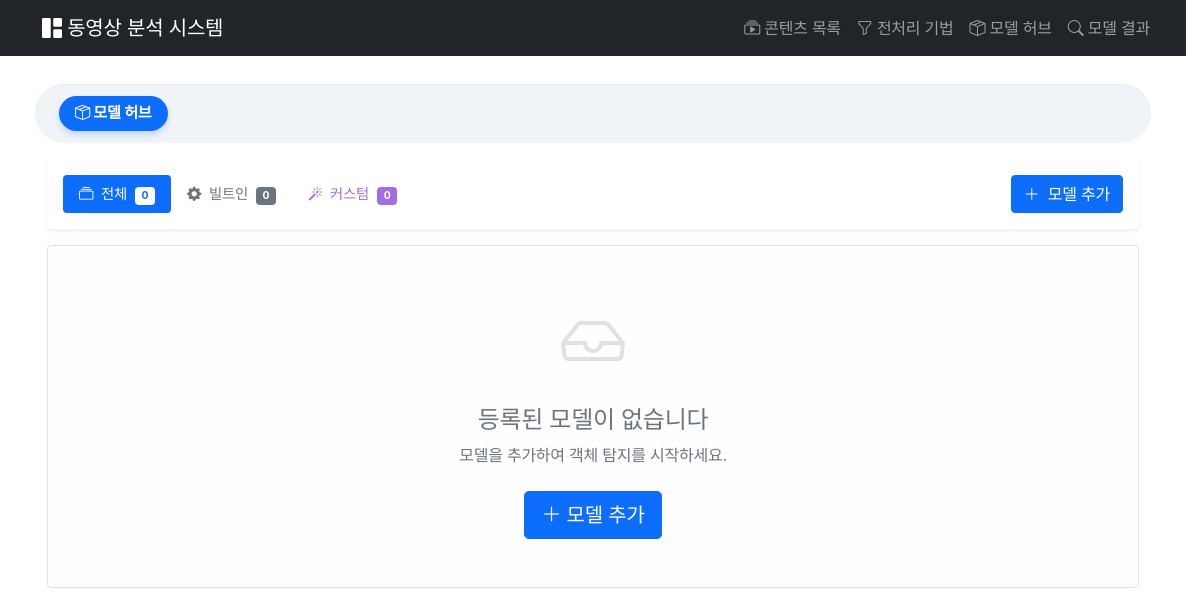
The page /modelhub/ on the database as committed earlier.
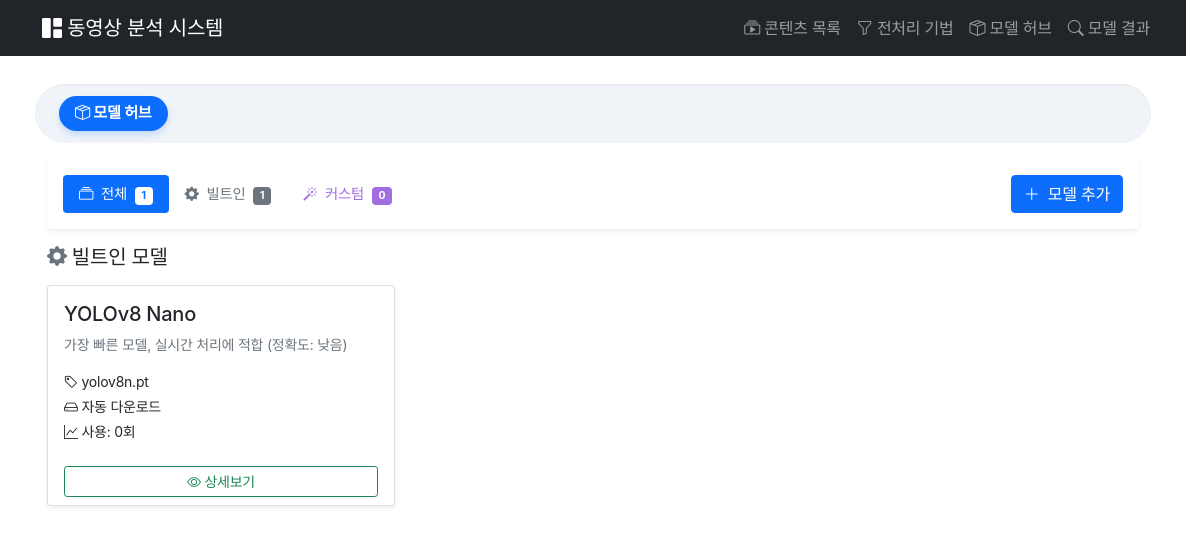
The same page on the database as committed later.
### modelhub/models.py (models this page shows, shortened)
class BaseModel(models.Model):
    name = models.CharField(max_length=200, verbose_name="모델 이름")
    display_name = models.CharField(max_length=200, verbose_name="표시 이름")
    description = models.TextField(blank=True, verbose_name="설명")
    model_type = models.CharField(
        max_length=50, default="yolo", verbose_name="모델 타입"
    )
    version = models.CharField(max_length=50, blank=True, verbose_name="버전")
    model_file = models.FileField(
        upload_to=default_model_upload_path,
        storage=model_storage,
        blank=True,
        null=True,
        verbose_name="모델 파일",
    )
    file_size = models.BigIntegerField(default=0, verbose_name="파일 크기 (bytes)")
    yolo_version = models.CharField(
        max_length=50,
        blank=True,
        verbose_name="YOLO 버전",
        help_text="예: yolov8n.pt, yolov8s.pt",
    )
    classes = models.JSONField(default=list, blank=True, verbose_name="탐지 클래스")
    input_size = models.CharField(max_length=50, blank=True, verbose_name="입력 크기")
    config = models.JSONField(default=dict, blank=True, verbose_name="설정")
    is_active = models.BooleanField(default=True, verbose_name="활성화")
    is_default = models.BooleanField(default=False, verbose_name="기본 모델")
    usage_count = models.IntegerField(default=0, verbose_name="사용 횟수")
    created_at = models.DateTimeField(auto_now_add=True, verbose_name="생성일")
    updated_at = models.DateTimeField(auto_now=True, verbose_name="수정일")
    class Meta:
        verbose_name = "기본 모델"
        verbose_name_plural = "기본 모델들"
        ordering = ["-is_default", "-created_at"]
    def get_file_size_display(self):
        if self.file_size == 0:
            return "자동 다운로드" if self.yolo_version else "-"

### modelhub/views.py (the view)
# urls.py: path("", views.model_list, name="model_list"),
def model_list(request):
    tab = request.GET.get("tab", "all")
    base_models = BaseModel.objects.filter(is_active=True).order_by(
        "-is_default", "-created_at"
    )
    custom_models = CustomModel.objects.filter(is_active=True).order_by("-created_at")
    total_base = base_models.count()
    total_custom = custom_models.count()
    total_models = total_base + total_custom
    context = {
        "base_models": base_models,
        "custom_models": custom_models,
        "total_models": total_models,
        "total_base": total_base,
        "total_custom": total_custom,
        "tab": tab,  # 탭 상태 전달
    }
    return render(request, "modelhub/model_list.html", context)

### modelhub/templates/modelhub/model_list.html (shortened to what the changed rows need)
{% extends 'contents/base.html' %}
{% block content %}
<div class="container-fluid">
    <div class="card mb-3 border-0 shadow-sm">
        <div class="card-body p-2 p-md-3">
            <div class="d-flex gap-2 align-items-center flex-wrap">
                <ul class="nav nav-pills flex-shrink-0">
                    <li class="nav-item">
                        <a class="nav-link py-1 py-md-2 px-2 px-md-3 {% if tab == 'all' %}active{% endif %}" href="?tab=all">
                            <i class="bi bi-collection"></i>
                            <span class="d-none d-lg-inline ms-1">전체</span>
                            <span class="badge {% if tab == 'all' %}bg-white text-primary{% else %}bg-secondary{% endif %} ms-1" style="font-size: 0.65rem;">
                                {{ total_models }}
                            </span>
                        </a>
                    </li>
                    <li class="nav-item">
                        <a class="nav-link py-1 py-md-2 px-2 px-md-3 {% if tab == 'base' %}active{% endif %}" href="?tab=base">
                            <i class="bi bi-gear-fill {% if tab == 'base' %} text-white{% else %}text-builtin{% endif %}"></i>
                            <span class="d-none d-lg-inline {% if tab == 'base' %} text-white{% else %}text-builtin{% endif %} ms-1">빌트인</span>
                            <span class="badge {% if tab == 'base' %}bg-white text-builtin{% else %}text-white bg-builtin{% endif %} ms-1" style="font-size: 0.65rem;">
                                {{ total_base }}
                            </span>
                        </a>
                    </li>
                </ul>
            </div>
        </div>
    </div>
    {% if tab == 'all' or tab == 'base' %}
        {% if base_models %}
        <div class="row mb-4">
            <div class="col-md-12">
                <h5 class="mb-3">
                    <i class="bi bi-gear-fill text-builtin"></i> 빌트인 모델
                </h5>
                <div class="row row-cols-1 row-cols-md-2 row-cols-lg-3 g-4">
                    {% for model in base_models %}
                    <div class="col">
                        <div class="card h-100 shadow-sm hover-card">
                            <div class="card-body">
                                <div class="d-flex justify-content-between align-items-start mb-2">
                                    <h5 class="card-title mb-0">{{ model.display_name }}</h5>
                                </div>
                                {% if model.description %}
                                <p class="card-text text-muted small">{{ model.description|truncatewords:15 }}</p>
                                {% endif %}
                                <div class="mt-3">
                                    {% if model.yolo_version %}
                                    <p class="mb-1 small"><i class="bi bi-tag"></i> {{ model.yolo_version }}</p>
                                    {% endif %}
                                    <p class="mb-1 small"><i class="bi bi-hdd"></i> {{ model.get_file_size_display }}</p>
                                    <p class="mb-0 small"><i class="bi bi-graph-up"></i> 사용: {{ model.usage_count }}회</p>
                                </div>
                            </div>
                            <div class="card-footer bg-white border-0">
                                <div class="d-grid">
                                    <a href="{% url 'modelhub:model_detail' 'base' model.id %}"
                                       class="btn btn-sm btn-outline-success">
                                        <i class="bi bi-eye"></i> 상세보기
                                    </a>
                                </div>
                            </div>
                        </div>
                    </div>
                    {% endfor %}
                </div>
            </div>
        </div>
        {% endif %}
    {% endif %}
    {% if not base_models and not custom_models %}
    <div class="alert alert-light border text-center py-5">
        <i class="bi bi-inbox" style="font-size: 4rem; color: #dee2e6;"></i>
        <h4 class="mt-3 text-muted">등록된 모델이 없습니다</h4>
        <p class="text-muted">모델을 추가하여 객체 탐지를 시작하세요.</p>
        <div class="mt-4">
            <a href="{% url 'modelhub:model_add' %}" class="btn btn-primary btn-lg">
                <i class="bi bi-plus-lg"></i> 모델 추가
            </a>
        </div>
    </div>
    {% endif %}
</div>
{% endblock %}

Rows that differ between the two databases and show on the page:
added BaseModel: display_name "YOLOv8 Nano", description "가장 빠른 모델, 실시간 처리에 적합 (정확도: 낮음)", yolo_version "yolov8n.pt", file_size "자동 다운로드", usage_count "0"
Other text that changed with them:
{{ total_models }}: "0" → "1"
{{ total_base }}: "0" → "1"
text no longer shown: "등록된 모델이 없습니다 모델을 추가하여 객체 탐지를 시작하세요. 모델 추가"
text now shown: "빌트인 모델"
